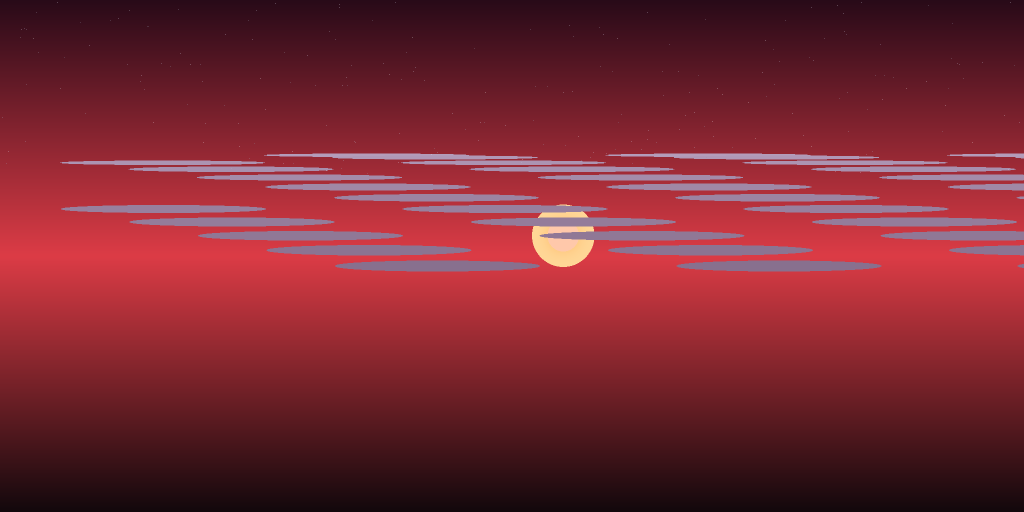
#> input picture assets/skyboxes/crimson-dusk.png, 2048 x 1024 px (shown at 1/2 size)
$ python -i skybox.py   (imports and definitions only)
#> lines starting #> are read from the running program, lines starting #| are printed output that depends on the picture
"""
skybox.py — генератор неба Roblox из панорамы 360°.

Формат установлен разведкой настоящей установки
(PlatformContent\\pc\\textures\\sky\\sky512_*.tex):

    .tex — это обычный DDS
    128 байт заголовка + цепочка мип-уровней в DXT1 (BC1)

    512x512, 10 мипов, по 8 байт на блок 4x4
    131072 + 32768 + 8192 + 2048 + 512 + 128 + 32 + 8 + 8 + 8 = 174776
    174776 + 128 = 174904 байт  ← совпадает с файлом Roblox до байта

Шесть граней: ft, bk, lf, rt, up, dn.

Pillow умеет кодировать DXT1, но пишет только нулевой мип, поэтому цепочку
собираем сами: кодируем каждый уровень отдельно и склеиваем после одного
заголовка.

Чего модуль не делает: не трогает FastFlags, не ходит по сети, не меняет
исполняемые файлы Roblox. Только текстуры.
"""
from __future__ import annotations

import io
import json
import math
import struct
import sys
from pathlib import Path

from PIL import Image

FACE_SIZE = 1024        # у sky512_*.tex имя осталось от времён 512, а кадр 1024
MIP_LEVELS = 11
HEADER_SIZE = 128

# Реальные файлы Roblox, измеренные на живой установке:
#   sky512_*.tex     1024x1024, 11 мипов, 699192 Б
#   indoor512_*.tex   512x512, 10 мипов, 174904 Б
# Оба набора названы «512» — доверять имени нельзя, параметры берём из
# заголовка существующего файла.

FACES = ("ft", "bk", "lf", "rt", "up", "dn")
FACE_LABELS = {
    "ft": "перед", "bk": "зад", "lf": "лево",
    "rt": "право", "up": "верх", "dn": "низ",
}


def _resource_root() -> Path:
    meipass = getattr(sys, "_MEIPASS", None)
    if meipass:
        return Path(meipass) / "assets"
    return Path(__file__).resolve().parents[3] / "assets"


SKYBOX_DIR = _resource_root() / "skyboxes"
SKYBOX_MANIFEST = SKYBOX_DIR / "manifest.json"


# [23 lines left out: function load_presets, not called in this run]

# Базис каждой грани: forward, right, up.
# right направлен вправо при взгляде на грань снаружи куба,
# up — вверх.
#
# Оговорка про ориентацию: формат (.tex/DXT1/мипы) проверен побайтово по
# файлам Roblox, а вот соглашение о повороте граней проверить можно только в
# самой игре — рендерер Roblox закрыт. Если небо в игре окажется зеркальным
# или повёрнутым, переворачивается MIRROR, а не переписывается проекция.
MIRROR = False

_BASIS = {
    "ft": ((0, 0, 1), (1, 0, 0), (0, -1, 0)),
    "bk": ((0, 0, -1), (-1, 0, 0), (0, -1, 0)),
    "lf": ((-1, 0, 0), (0, 0, 1), (0, -1, 0)),
    "rt": ((1, 0, 0), (0, 0, -1), (0, -1, 0)),
    "up": ((0, 1, 0), (1, 0, 0), (0, 0, 1)),
    "dn": ((0, -1, 0), (1, 0, 0), (0, 0, -1)),
}


# [22 lines left out: functions face_uv, dir_to_equirect, not called in this run]


class SkyboxError(Exception):
    pass


# ─────────────────────────────────────────────────────────────────────────────
# Заголовок DDS
# ─────────────────────────────────────────────────────────────────────────────
# [135 lines left out: functions dds_header, face_to_equirect, equirect_size, render_face, rebuild_panorama, _encode_mip, not called in this run]


def encode_tex(face_image: Image.Image, size: int = FACE_SIZE,
               mips: int = MIP_LEVELS) -> bytes:
    """Грань куба со всей цепочкой мипов в формате .tex."""
    cur = face_image.resize((size, size), Image.LANCZOS)
    chunks = []
    w = h = size
    for _ in range(mips):
        chunks.append(_encode_mip(cur))
        # ниже 4x4 каждый уровень — всё равно один блок, но уровень должен
        # существовать: иначе Roblox не найдёт нужный мип
        nw, nh = max(4, w // 2), max(4, h // 2)
        if nw == w and nh == h:
            cur = cur.resize((4, 4), Image.BICUBIC)
        else:
            cur = cur.resize((nw, nh), Image.LANCZOS)
        w, h = nw, nh

    out = bytearray(dds_header(size, size, mips))
    for c in chunks:
        out += c
    return bytes(out)


# [86 lines left out: functions expected_size, read_header, match_destination, panorama_to_tex, build_skybox, verify, not called in this run]


def read_tex(path: str | Path) -> Image.Image:
    """Читает .tex обратно в картинку — для предпросмотра."""
    return Image.open(path).convert("RGB")


# ─────────────────────────────────────────────────────────────────────────────
# CLI
# ─────────────────────────────────────────────────────────────────────────────
# [36 lines left out: function main, not called in this run]


# [2 lines not run here, left out]

>>> import cv2
>>> picture = cv2.imread('../../../assets/skyboxes/crimson-dusk.png', cv2.IMREAD_GRAYSCALE)
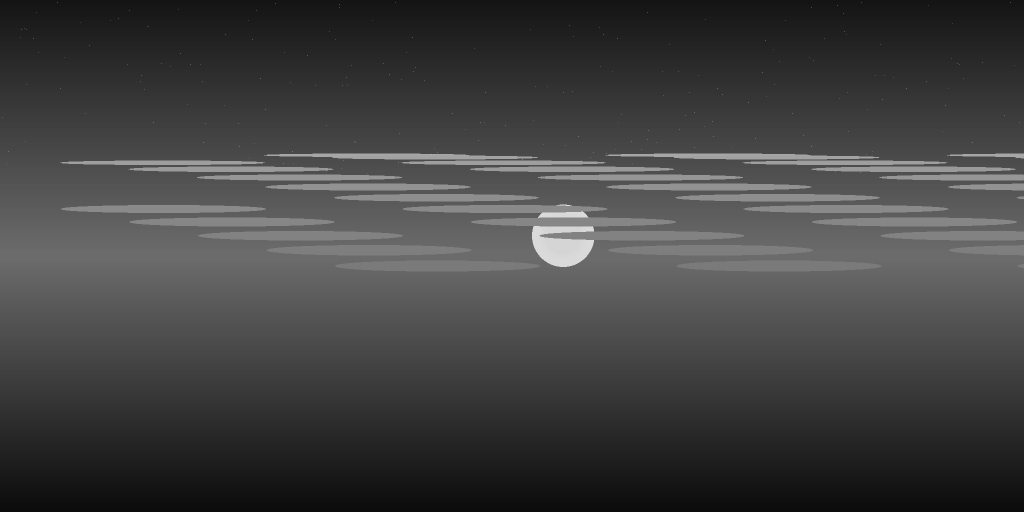
#> picture: shape (1024, 2048) (shown at 1/2 size); min 11, max 254, mean 65.2
>>> result = encode_tex(picture)
#> (the run stopped early here; a loop or call above may not have finished)

$ run again, on assets/skyboxes/ph-autumn-field-puresky.jpg
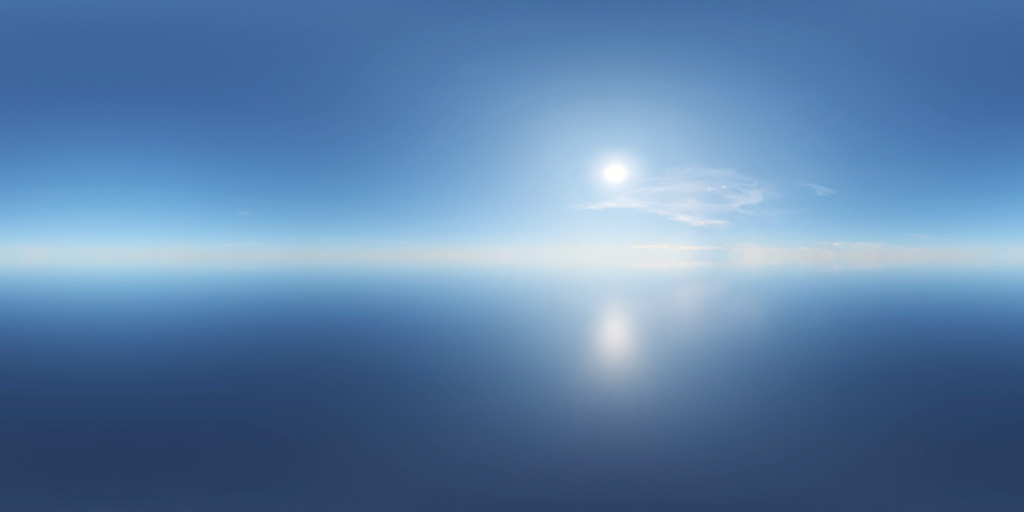
#> input picture assets/skyboxes/ph-autumn-field-puresky.jpg, 2048 x 1024 px (shown at 1/2 size)
#> `picture = cv2.imread('../../../assets/skyboxes/crimson-dusk.png', cv2...`:
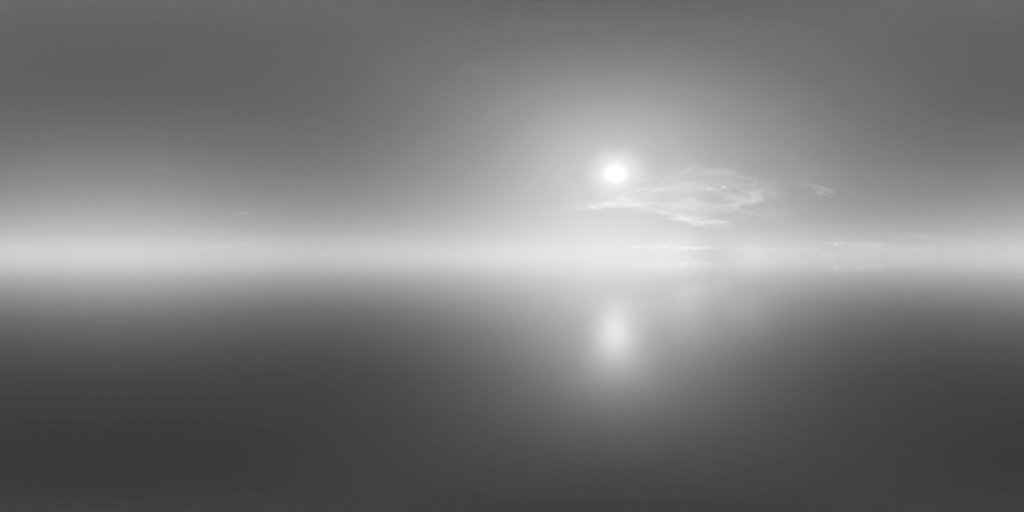
#> picture: shape (1024, 2048) (shown at 1/2 size); min 57, max 255, mean 121.9

$ run again, on assets/skyboxes/ph-belfast-sunset-puresky.jpg
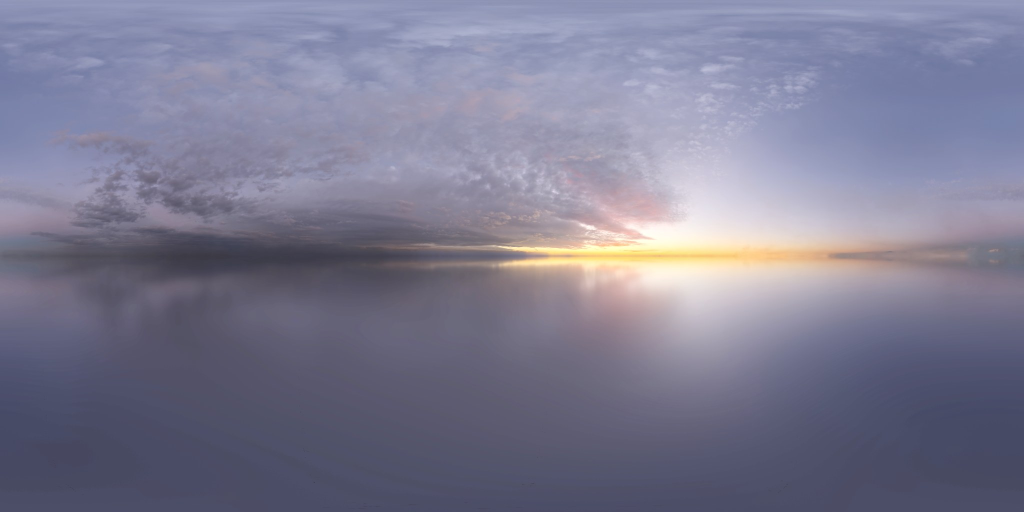
#> input picture assets/skyboxes/ph-belfast-sunset-puresky.jpg, 2048 x 1024 px (shown at 1/2 size)
#> `picture = cv2.imread('../../../assets/skyboxes/crimson-dusk.png', cv2...`:
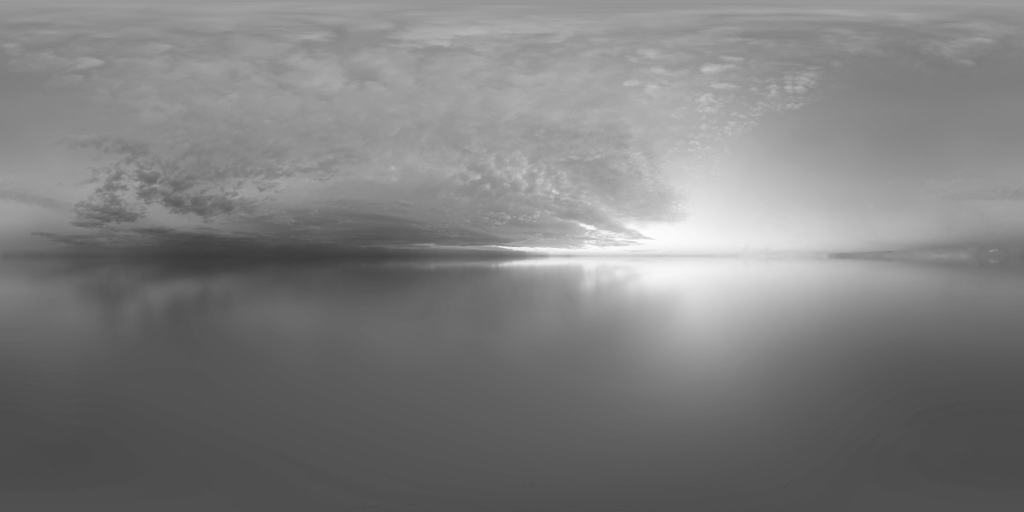
#> picture: shape (1024, 2048) (shown at 1/2 size); min 56, max 255, mean 126.4
